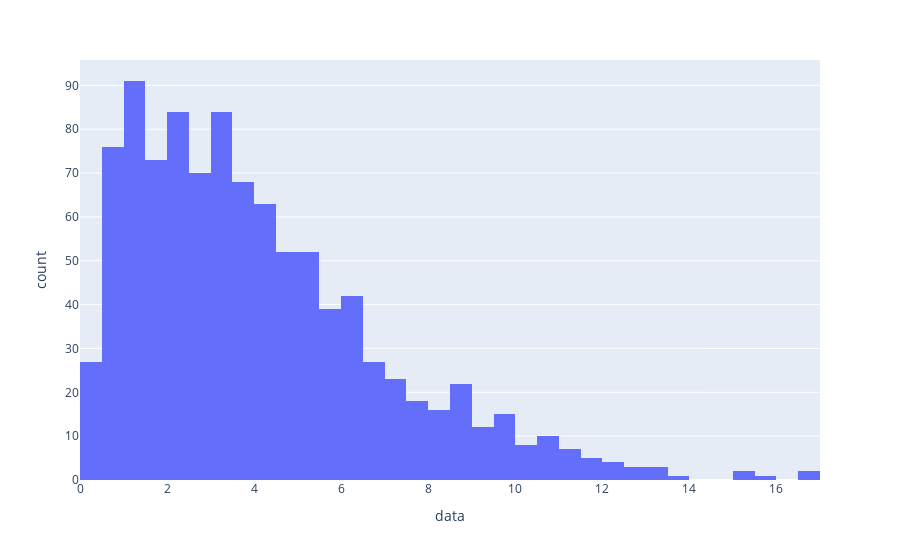

The cell this chart's notebook holds for it:
### Markdown cell above
### Orignally, the code returns an eroor because 'px' is not defined, therfore the chatbot gave me a corrected code:

### Code cell
from scipy import stats
import pandas as pd
import numpy as np
import plotly.express as px  # Import plotly.express to use px.histogram

# Generate a right-skewed distribution
sample1 = stats.gamma(a=2, scale=2).rvs(size=1000)

# Create a histogram using Plotly Express
fig1 = px.histogram(pd.DataFrame({'data': sample1}), x="data")

# Display the plot (if using a Jupyter notebook, this will render it automatically)
fig1.show()

### Figure 1 — Plotly figure (JSON) as saved in the notebook; plotly's stock layout.template omitted (floating-point values rounded to 4 significant figures; data arrays with more than 128 entries replaced by an {"elided": "..."} marker saying what was removed)
{"data": [{"alignmentgroup": "True", "bingroup": "x", "hovertemplate": "data=%{x}<br>count=%{y}<extra></extra>", "legendgroup": "", "marker": {"color": "#636efa", "pattern": {"shape": ""}}, "name": "", "offsetgroup": "", "orientation": "v", "showlegend": false, "type": "histogram", "x": {"elided": "1000 float values"}, "xaxis": "x", "yaxis": "y"}], "layout": {"barmode": "relative", "legend": {"tracegroupgap": 0}, "margin": {"t": 60}, "xaxis": {"anchor": "y", "domain": [0, 1], "title": {"text": "data"}}, "yaxis": {"anchor": "x", "domain": [0, 1], "title": {"text": "count"}}}}
